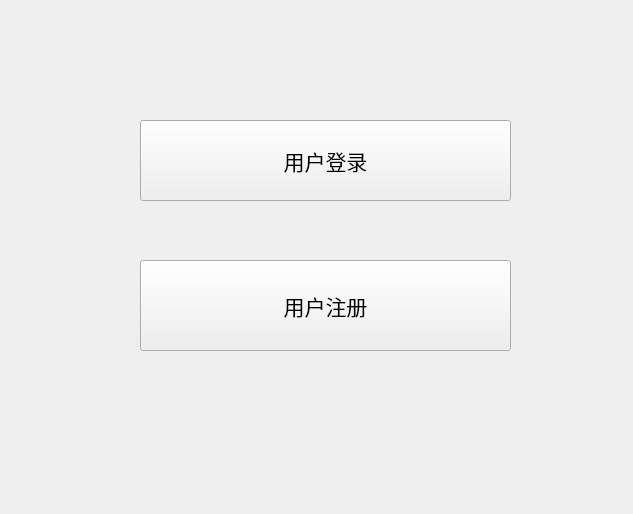
<?xml version="1.0" encoding="UTF-8"?>
<ui version="4.0">
 <class>Form_main</class>
 <widget class="QWidget" name="Form_main">
  <property name="geometry">
   <rect>
    <x>0</x>
    <y>0</y>
    <width>633</width>
    <height>514</height>
   </rect>
  </property>
  <property name="font">
   <font>
    <family>Arial</family>
   </font>
  </property>
  <property name="windowTitle">
   <string>登录-注册界面</string>
  </property>
  <widget class="QPushButton" name="pushButton">
   <property name="geometry">
    <rect>
     <x>140</x>
     <y>120</y>
     <width>371</width>
     <height>81</height>
    </rect>
   </property>
   <property name="font">
    <font>
     <family>Arial</family>
     <pointsize>16</pointsize>
    </font>
   </property>
   <property name="text">
    <string>用户登录</string>
   </property>
  </widget>
  <widget class="QPushButton" name="pushButton_2">
   <property name="geometry">
    <rect>
     <x>140</x>
     <y>260</y>
     <width>371</width>
     <height>91</height>
    </rect>
   </property>
   <property name="font">
    <font>
     <family>Arial</family>
     <pointsize>16</pointsize>
    </font>
   </property>
   <property name="text">
    <string>用户注册</string>
   </property>
  </widget>
 </widget>
 <resources/>
 <connections/>
</ui>
